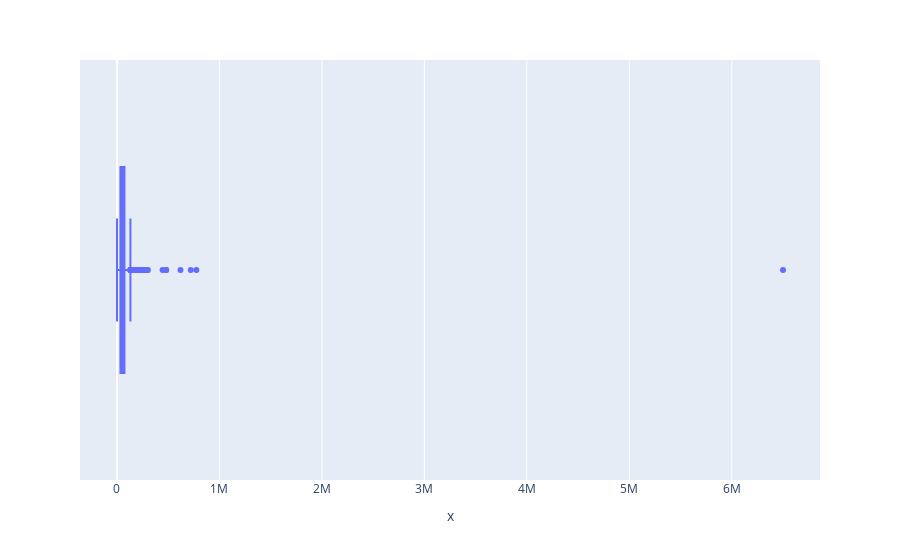

The cell this chart's notebook holds for it:
### Code cell
## Distrbution of kilometers Driven by cars
px.box(x=df['Kilometers_Driven'])

### Figure 1 — Plotly figure (JSON) as saved in the notebook; plotly's stock layout.template omitted (floating-point values rounded to 4 significant figures; data arrays with more than 128 entries replaced by an {"elided": "..."} marker saying what was removed)
{"data": [{"alignmentgroup": "True", "hovertemplate": "x=%{x}<extra></extra>", "legendgroup": "", "marker": {"color": "#636efa"}, "name": "", "notched": false, "offsetgroup": "", "orientation": "h", "showlegend": false, "type": "box", "x": {"elided": "5974 int values"}, "x0": " ", "xaxis": "x", "y0": " ", "yaxis": "y"}], "layout": {"boxmode": "group", "legend": {"tracegroupgap": 0}, "margin": {"t": 60}, "xaxis": {"anchor": "y", "domain": [0, 1], "title": {"text": "x"}}, "yaxis": {"anchor": "x", "domain": [0, 1]}}}
